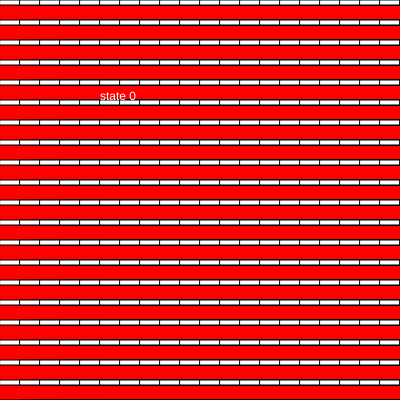
Frame 1 (no input)
Frame 60 (no input): identical to frame 1, image omitted
Frame 120 (the mouse pressed at the canvas centre since frame 60): identical to frame 1, image omitted

The p5.js sketch that drew this single still picture (run headless with seeded random() and noise() and a simulated clock; from frame 60 on, the mouse is pressed at the canvas centre):

// p5.js sketch
// ── sketch.js
let state = 0 ;
let timer = 0 ;


function setup() {
  createCanvas(400, 400);
}

function draw() {
  background(220);

  switch(state){
    case 0:
      background('red');

      fill(255)
      for (var j = 0; j <= height; j += 20) {
    for (var i = 0; i <= width; i += 20) {
      rect(i, j, 200, 5);
    }
      }
      text('state 0', 100, 100)
      break ;

       case 1:
       background('yellow');
      text('state 1', 100, 100)

       fill(255)
      for (var j = 0; j <= height; j += 20) {
    for (var i = 0; i <= width; i += 20) {
      ellipse(i, j, 5, 5);
    }
      }


      break ;

       case 2:
       background('blue');
      text('state 2', 100, 100)
       for (var j = 0; j <= height; j += 20) {
    for (var i = 0; i <= width; i += 20) {
      triangle(i, j, 320, 100, 310, 80);
    }
      }
      break ;

      case 3:
       background('green');
      text('state 3', 100, 100)
      for (var j = 0; j <= height; j += 20) {
    for (var i = 0; i <= width; i += 20) {
      rect(i, j, 5, 20);
    }
      }

      break ;

      case 4:
       background('purple');
      text('state 4', 100, 100)
       for (var j = 0; j <= height; j += 20) {
    for (var i = 0; i <= width; i += 20) {
      ellipse(i, j, 20, 28);
    }
      }
      break ;


  }

  timer++ ;
  if(timer >=5*60){
    timer = 0 ;
    state++ ;
    if(state > 4) state = 0 ;


  }

}

function mouseReleased(){

  state = state + 1;

  if (state > 4){
    state = 0 ;
  }


}
